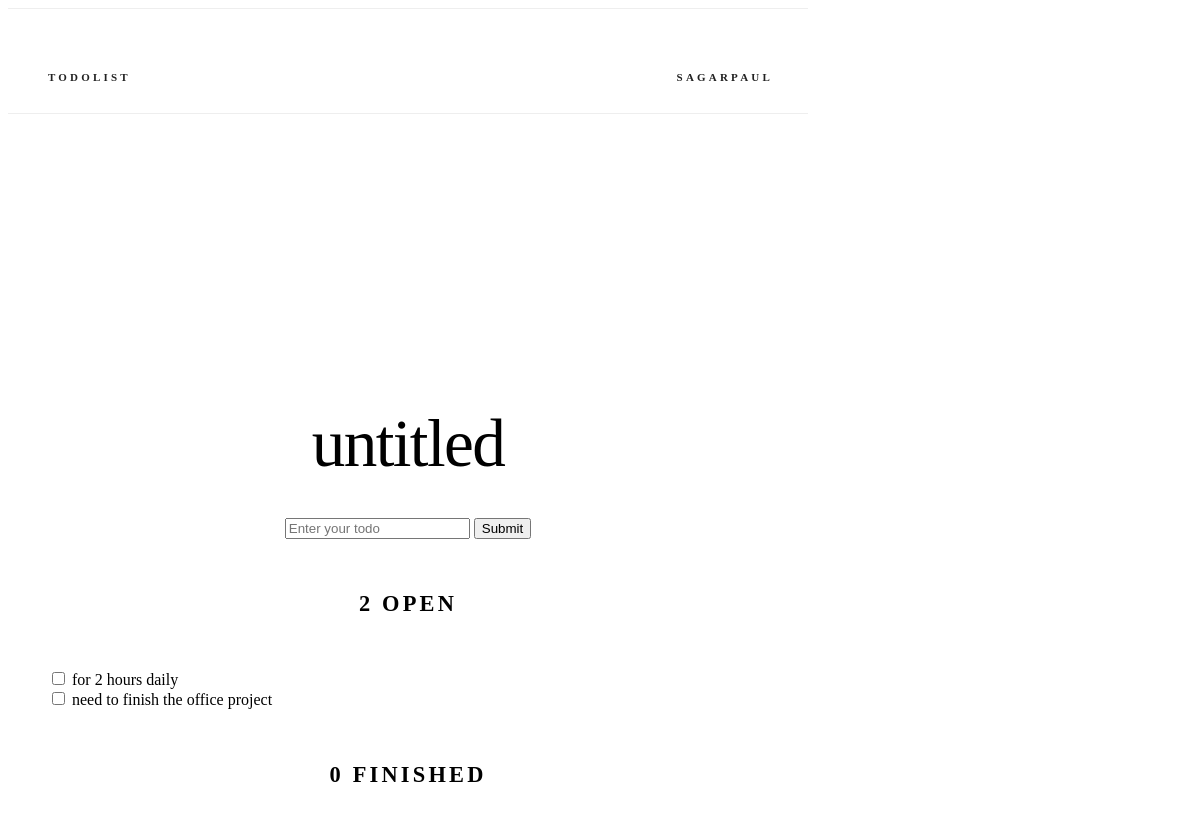
The app's page /todolist/2/ (signed in) with its own data.
### lists/models.py (models this page shows, shortened)
class TodoList(models.Model):
    title = models.CharField(max_length=128, default="Todolist")
    created_at = models.DateTimeField(auto_now=True)
    creator = models.ForeignKey(
        User, null=True, related_name="todolists", on_delete=models.CASCADE
    )
    class Meta:
        ordering = ("created_at",)
    def count_finished(self):
        return self.todos.filter(is_finished=True).count()
    def count_open(self):
        return self.todos.filter(is_finished=False).count()

class Todo(models.Model):
    description = models.CharField(max_length=128)
    created_at = models.DateTimeField(auto_now=True)
    finished_at = models.DateTimeField(null=True)
    is_finished = models.BooleanField(default=False)
    creator = models.ForeignKey(
        User, null=True, related_name="todos", on_delete=models.CASCADE
    )
    todolist = models.ForeignKey(
        TodoList, related_name="todos", on_delete=models.CASCADE
    )
    class Meta:
        ordering = ("created_at",)

### lists/views.py (the view)
# urls.py: path("todolist/<int:todolist_id>/", views.todolist, name="todolist"),
def todolist(request, todolist_id):
    todolist = get_object_or_404(TodoList, pk=todolist_id)
    if request.method == "POST":
        redirect("lists:add_todo", todolist_id=todolist_id)
    return render(
        request, "lists/todolist.html", {"todolist": todolist, "form": TodoForm()}
    )

### lists/forms.py
class TodoForm(forms.Form):
    description = forms.CharField(
        **form_kwargs(widget=forms.TextInput(attrs=widget_attrs("Enter your todo")))
    )

### lists/templates/lists/todolist.html (shortened to what this page needs)
{% extends "base.html" %}
{% load static %}
{% block body %}
<section class="header">
  <div class="row">
    <div class="six columns">
      <div class="title">{{todolist.title}}</div>
      <form action="{% url 'lists:add_todo' todolist.id %}" method=post>
        {{ form }}
        <input type="submit" value="Submit">
      </form>
    </div>
    <div class="row">
      <div class="one-half column open-todos">
        <h6 class="docs-header open-todos">{{ todolist.count_open }} open</h6>
        <ul>
          {% for todo in todolist.todos.all %}
            {% if not todo.is_finished %}
              <li><input type="checkbox" id="checkbox" data-todo-id="{{ todo.id }}"> {{ todo.description }}</li>
            {% endif %}
          {% endfor %}
        </ul>
      </div>
      <div class="one-half column finished-todos">
        <h6 class="docs-header finished-todos">{{ todolist.count_finished }} finished</h6>
      </div>
    </div>
  </div>
</section>
{% endblock %}

### todolist/templates/base.html (shortened to what this page needs)
<!DOCTYPE html>
<html lang="en">
<head>
  {% load static %}
  <link rel="stylesheet" type='text/css' href="https://cdnjs.cloudflare.com/ajax/libs/normalize/3.0.2/normalize.min.css">
  <link rel="stylesheet" type='text/css' href="https://cdnjs.cloudflare.com/ajax/libs/skeleton/2.0.4/skeleton.min.css">
  <link rel="stylesheet" type='text/css' href="{% static 'css/custom.css' %}">
</head>
<body>
  <div class="container">
    <nav class="navbar">
      <div class="container">
        <ul class="navbar-list">
          <li class="navbar-item"><a class="navbar-link" href="{% url 'lists:index' %}">Todolist</a></li>
          {% if not user.is_authenticated %}
          <li class="navbar-item">
            <a class="navbar-link" href="{% url 'auth:login' %}">Login</a> {% else %}
            <li class="navbar-item">
              <a class="navbar-link" href="#" data-popover="#moreNavPopover">{{ user.username }}</a>
            </li>
            {% endif %}
        </ul>
      </div>
    </nav>
    {% block body %}{% endblock %}
  </div>
</body>
</html>

### todolist/static/css/custom.css (style rules this page uses)
.open-todos ul, .finished-todos ul { list-style: none; text-align: left; word-wrap: break-word; }
.title { margin-top: 0; margin-bottom: 2rem; font-weight: 300; font-size: 3.6rem; line-height: 1.25; letter-spacing: -.1rem; word-wrap: break-word; }
.container { max-width: 800px; }
.header { margin-top: 6rem; text-align: center; }
.docs-header { text-transform: uppercase; font-size: 1.4rem; letter-spacing: .2rem; font-weight: 600; }
.navbar { display: none; }
@media (min-width: 550px) { .title { font-size: 4.2rem; } }
@media (min-width: 550px) { .header { margin-top: 18rem; } }
@media (min-width: 750px) { .navbar, .navbar-spacer { display: block; width: 100%; height: 6.5rem; background: #fff; z-index: 99; border-top: 1px solid #eee; border-bottom: 1px solid #eee; } }
@media (min-width: 750px) { .navbar > .container { width: 100%; } }
@media (min-width: 750px) { .navbar-list { list-style: none; margin-bottom: 0; } }
@media (min-width: 750px) { .navbar-item { position: relative; float: left; margin-bottom: 0; } }
@media (min-width: 750px) { .navbar-item:last-child { float: right; } }
@media (min-width: 750px) { .navbar-link { text-transform: uppercase; font-size: 11px; font-weight: 600; letter-spacing: .2rem; margin-right: 35px; text-decoration: none; line-height: 6.5rem; color: #222; } }

### records on screen
TodoList: title "untitled", count_open "2", count_finished "0"
Todo: description "for 2 hours daily"
Todo: description "need to finish the office project"

### other values on screen
{{ user.username }} "SAGARPAUL"
